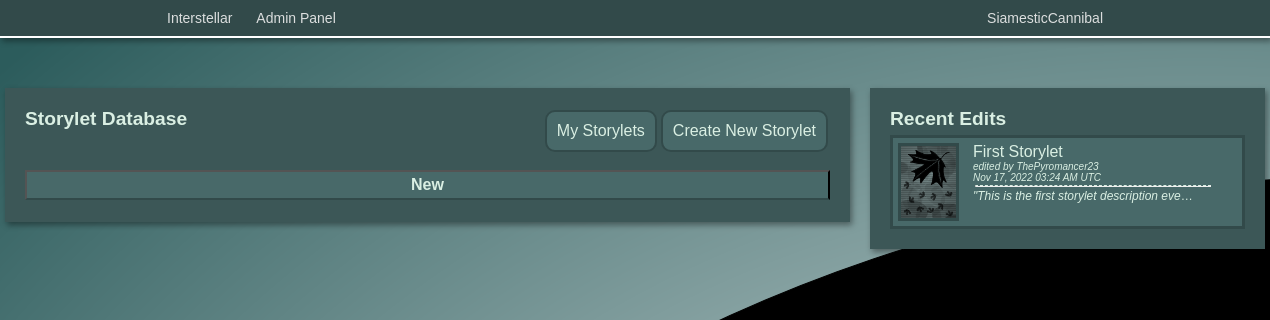
Screenshot of /admin/storylets (signed in) with the database file from the repository.
### app/models.py (models this page shows, shortened)
class User(UserMixin, db.Model):
    id = db.Column(db.Integer, primary_key=True)
    username = db.Column(db.String(64), index=True, unique=True)
    email = db.Column(db.String(120), index=True, unique=True)
    password_hash = db.Column(db.String(128))
    privilege_level = db.Column(db.Integer, default=1)
    last_online = db.Column(db.DateTime, default=datetime.utcnow)
    created_storylets = db.relationship('Storylet', backref='author', lazy='dynamic')

class Storylet(db.Model):
    id = db.Column(db.Integer, primary_key=True)
    title = db.Column(db.String)
    image = db.Column(db.String)
    description = db.Column(db.Text)
    branches = db.relationship('Branch', backref='parent_storylet', lazy='dynamic')
    deck = db.Column(db.String)
    area = db.Column(db.String)
    urgency = db.Column(db.String)
    order = db.Column(db.Integer)
    notes = db.Column(db.Text)
    escapable = db.Column(db.Boolean)
    tag = db.Column(db.String)
    user_id = db.Column(db.Integer, db.ForeignKey('user.id'))
    last_edit = db.Column(db.DateTime, default=datetime.utcnow)
    last_editor = db.Column(db.String)

### app/admin/routes.py (the view)
@bp.route('/storylets')
@login_required
def storylets():
    if current_user.privilege_level > 1:
        tag_list = db.session.query(Storylet.tag.distinct().label("tag")).all()
        tags = []
        for tag in tag_list:
            print(tag)
            tag = str(tag).replace('(', '').replace(')', '').replace(',', '').replace("'", "")
            if tag == 'None':
                tags.append(Tag(None))
            else:
                tags.append(Tag(tag))
        recents = db.session.query(Storylet).order_by(Storylet.last_edit).limit(5).all()
        return render_template('storylets.html', recents=recents, tags=tags)
    else:
        return redirect(url_for('index'))

### app/models.py (called while the page is built)
@login.user_loader
def load_user(id):
    return User.query.get(int(id))

### app/routes.py (called while the page is built)
@app.before_request
def before_request():
    if current_user.is_authenticated:
        current_user.last_online = datetime.utcnow()
        db.session.commit()

### app/admin/templates/storylets.html (shortened to what this page needs)
<!DOCTYPE html>
<html>
<head>
    <link rel="stylesheet" href="{{ url_for('admin.static', filename='css/admin.css') }}">
</head>
<body>
{% include 'navbar.html' %}
<div class="pageblock"></div>
<div style="width: 1260px; margin: auto;">
    <div style="width: 805px;" class=" storylet-column game boxshadow">
        <a href="{{ url_for('admin.edit_storylet') }}" class="adm-btn-link"><div class="adm-btn">Create New Storylet</div></a>
        <a href="#" class="adm-btn-link"><div class="adm-btn">My Storylets</div></a>
        <h2 style="margin-bottom: 40px;">Storylet Database</h2>
        <div id="all-storylets-panel">
            {% for tag in tags %}
            <button class="no-brdr storylet-tag"><h2>{{tag.name}}</h2></button>
            {% endfor %}
        </div>
    </div>
    <div style="margin-left: 20px; width: 355px;" class="storylet-column game boxshadow">
        <h2 style="margin-bottom: 8px">Recent Edits</h2>
        {% for storylet in recents %}
        <div id="recent-storylet-panel">
            <a class= "storylet" href="{{ url_for('admin.edit_storylet', id=storylet.id) }}">
            <div class="recent-left">
                <div class="recent-image-cont">
                    <center><img style="width: 55px;" class="digitaleffect" src="{{ url_for('static', filename='images/' + storylet.image) }}" width="80px"></center>
                </div>
            </div>
            <div class="recent-right">
                <p class="recent-text"><bold>{{ storylet.title }}</bold></p>
                <p class="recent-text" style="font-size: 10px;"><em>edited by {{ storylet.author.username }}</em></p>
                <p class="recent-text" style="font-size: 10px;"><em>{{ storylet.last_edit.strftime("%b %d, %Y %I:%M %p UTC") }}</em></p>
                <hr class="recent-divider">
                <p class="recent-text" style="font-size: 12px;"><em>"{{ storylet.description }}"</em></p>
            </div>
            </a>
        </div>
        {% endfor %}
    </div>
</div>
</body>
</html>

### app/templates/navbar.html (shortened to what this page needs)
<div class="navbar boxshadow">
    <div class="navbar-inner">
        <a class="nav-link" href="{{ url_for('index') }}">Interstellar</a>
        {% if current_user.is_authenticated %}
            <div class="dropdown-container">
                <div class="ddbtn nav-link">{{current_user.username}}</div>
                </div>
            </div>
            {% if current_user.privilege_level > 1 %}
            <div style="float: left;" class="dropdown-container">
                <a href="{{ url_for('admin.admin') }}"><div class="ddbtn nav-link">Admin Panel</div></a>
                </div>
            </div>
            {% endif %}
        {% endif %}

### app/admin/static/css/admin.css (style rules this page uses)
.navbar { width: 100%; overflow: hidden; border-bottom: solid white 2px; background: #324A4A; }
.navbar-inner { margin: auto; width: 960px; }
.nav-link { float: left; color: #f2f2f2e1; text-align: center; text-decoration: none; padding: 10px 12px; font-size: 14px; }
.dropdown-container { float: right; overflow: hidden; }
.pageblock { height: 50px; width: 100%; }
* { margin: 0; }
.game { background-color: #3C5757; }
body { font-family: arial; background: black url("images/background.png") no-repeat; color: rgb(218, 239, 227); }
.boxshadow { box-shadow: 2px 3px 6px rgba(0, 0, 0, 0.4); }
.digitaleffect { background: #CFE5E8 url("images/digitaleffect.gif") repeat scroll 0% 0%; }
h2 { font-size: 1.2em; font-weight:bold; }
.adm-btn-link { background-color: #486969; border-radius: 10px; text-decoration: none; padding: 10px; margin: 2px; color:rgb(218, 239, 227); float: right; border-style: solid; border-width: 2px; border-color:#324A4A }
.storylet-column { padding: 20px; float: left; }
.storylet-tag { background-color:#486969; border-bottom: #324A4A solid 2px; cursor: pointer; padding: 4px; margin-bottom: 2px; width: 100%; color: rgb(218, 239, 227); transition: 0.4s; }
.storylet { border-color:#324A4A; background-color:#486969; border-style: solid; width: auto; display: grid; grid-template-columns: 80px 245px; grid-template-rows: auto auto; margin-top: -3px; text-decoration: none; color: rgb(218, 239, 227); }
.recent-left { padding: 5px; }
.recent-right { padding: 5px; padding-left: 0px; }
.recent-image-cont { background:#CFE5E8; border:#324A4A; border-style: solid; border-width: 3px; width: 55px; height: 71.5px; }
.recent-text { width: 220px; overflow: hidden; white-space: nowrap; text-overflow: ellipsis; }
.recent-divider { border-top-width: 1px; border-top-color:rgb(218, 239, 227); border-top-style: dashed; margin: 2px; }

### rows the page displays
User: username "SiamesticCannibal"
Storylet: image (picture), title "First Storylet", author.username "ThePyromancer23", last_edit "Nov 17, 2022 03:24 AM UTC", description "This is the first storylet description eve…"

### other values shown
{{ tag.name }} "New"
